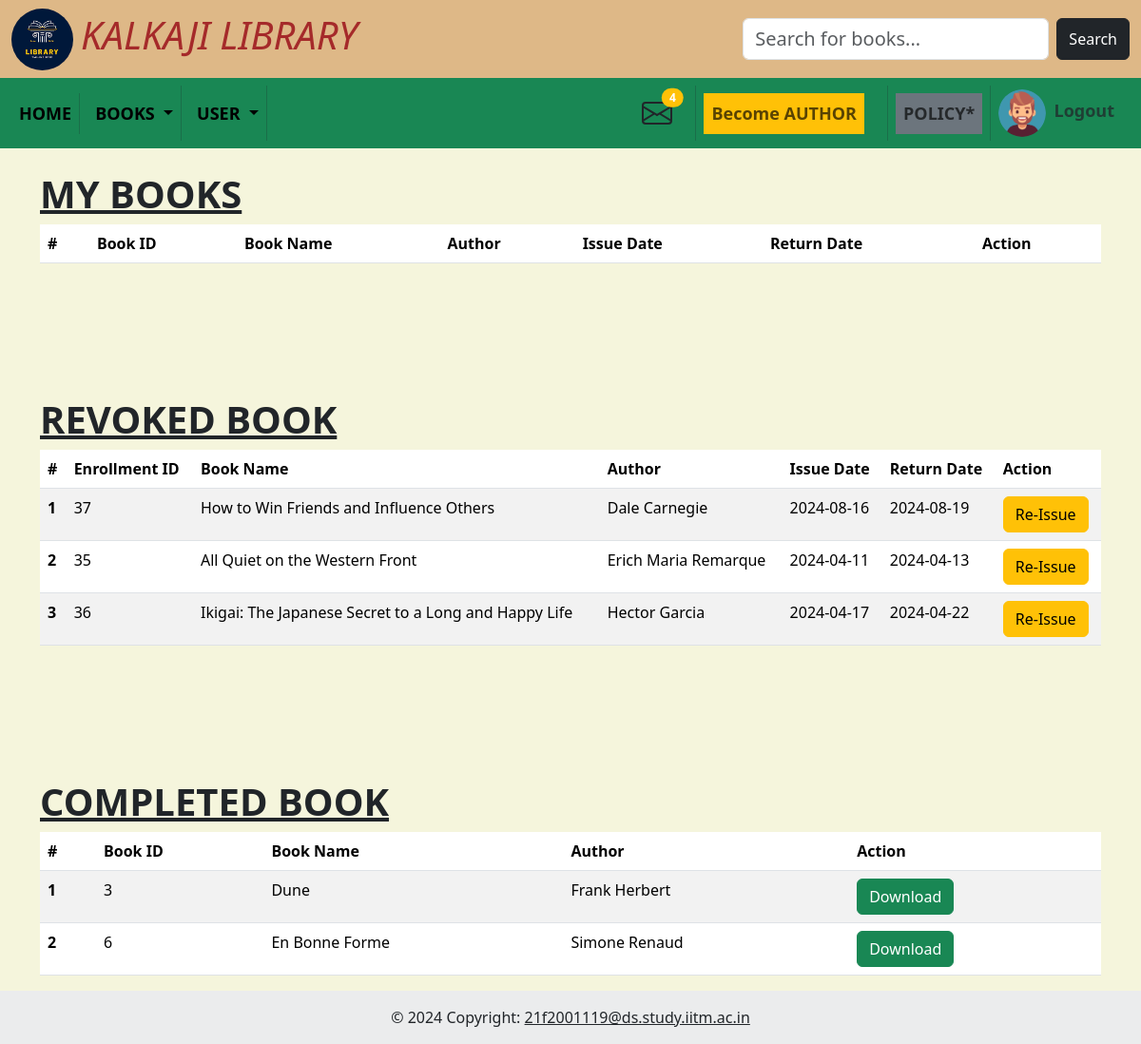
The app's page /my-book (signed in), older data.
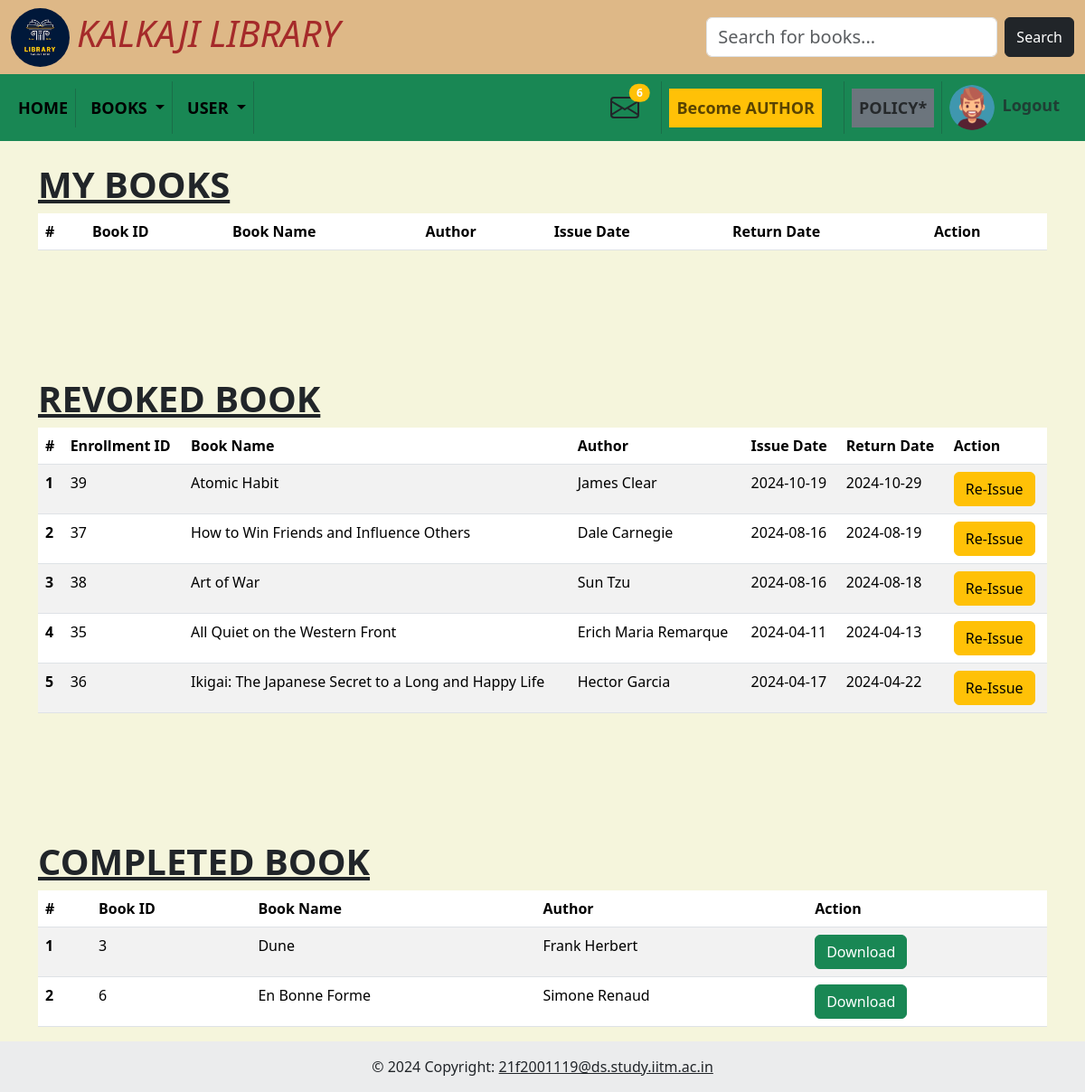
The same page, newer data.
### models/model.py (models this page shows)
class Enrollments(db.Model):
    __tablename__ = "enrollments"
    id = db.Column(db.Integer, autoincrement=True, primary_key=True)
    user_id = db.Column(db.Integer, db.ForeignKey("user.id"), nullable=False)
    book_id = db.Column(db.Integer, db.ForeignKey("book.id"), nullable=False)
    user = db.relationship("User", back_populates="enrollments")
    book = db.relationship("Book", back_populates="enrollments")
    issue_date = db.Column(db.Date)
    return_date = db.Column(db.Date)
    __table_args__ = (db.UniqueConstraint('user_id', 'book_id'),)

class Book(db.Model):
    __tablename__ = "book"
    id = db.Column(db.Integer, autoincrement=True, nullable=False, primary_key=True)
    isbn = db.Column(db.Integer, unique=True, nullable=False)
    name = db.Column(db.String, nullable=False)
    content = db.Column(db.String)
    author_name = db.Column(db.String)
    section = db.Column(db.Integer, db.ForeignKey("sections.id"), nullable=False)
    language = db.Column(db.String)
    date_added = db.Column(db.Date)
    rating = db.Column(db.Integer)
    enrollments = db.relationship("Enrollments", back_populates="book")
    ratings = db.relationship("Rating", backref="book")
    sections = db.relationship('Sections', backref='books')

### controllers/books.py (the view)
@app.route("/my-book")
def my_book():
    curr_date = date.today()
    user_id = session.get("user_id")
    enrolls = Enrollments.query.filter_by(user_id=user_id).all()
    valid_books = []
    not_valid = []
    for i in enrolls:
        if curr_date < i.return_date:
            valid_books.append(i)
        else:
            not_valid.append(i)
    comp_books = Status.query.filter_by(user_id=session.get('user_id')).all()
    books = []
    for i in comp_books:
        book = Book.query.get(i.book_id)
        books.append(book)
    return render_template("mybook.html", enrolls=valid_books, curr_date=curr_date, books=books, revoked=not_valid)

### controllers/admin.py (called while the page is built)
@app.before_request
def before_req():
    if "admin" not in session and request.endpoint in admin_routes:
        return redirect("/admin_login")
    elif "user_id" not in session and request.endpoint in user_routes:
        return redirect("/user_login")

### controllers/index.py (called while the page is built)
@app.context_processor
def inject_admin():
    admin1 = 1
    admin0 = 0
    req = Book_req.query.all()
    msg = Messages.query.filter_by(user_id=session.get('user_id')).all()
    return dict(admin1=admin1, admin0=admin0, req=len(req), msg=len(msg))

### templates/mybook.html (shortened to what this page needs)
{% include 'base.html' %}
<div class="container mt-4">
    <h1 class="fw-bold text-uppercase text-decoration-underline">My books</h1>
    <table class="table table-striped table-hover">
        <thead>
            <tr>
                <th scope="col">#</th>
                <th scope="col">Book ID</th>
                <th scope="col">Book Name</th>
                <th scope="col">Author</th>
                <th scope="col">Issue Date</th>
                <th scope="col">Return Date</th>
                <th scope="col">Action</th>
            </tr>
        </thead>
    </table>
</div>
{% if revoked|length > 0 %}
<div style="height: 100px;"></div>
<div class="container mt-4">
    <h1 class="fw-bold text-uppercase text-decoration-underline">Revoked Book</h1>
    <table class="table table-striped table-hover">
        <thead>
            <tr>
                <th scope="col">#</th>
                <th scope="col">Enrollment ID</th>
                <th scope="col">Book Name</th>
                <th scope="col">Author</th>
                <th scope="col">Issue Date</th>
                <th scope="col">Return Date</th>
                <th scope="col">Action</th>
            </tr>
        </thead>
        <tbody>
            {% for enroll in revoked %}
            <tr>
                <th scope="row">{{loop.index}}</th>
                <td>{{enroll.id}}</td>
                <td>{{enroll.book.name}}</td>
                <td>{{enroll.book.author_name}}</td>
                <td>{{enroll.issue_date}}</td>
                <td>{{enroll.return_date}}</td>
                <td>
                    <button type="button" class="btn btn-warning" data-bs-toggle="modal"
                        data-bs-target="#exampleModal{{ enroll.book.id }}" data-bs-whatever="@mdo">Re-Issue</button>
                </td>
                {% endfor %}
        </tbody>
    </table>
</div>
{% endif %}
<div style="height: 100px;"></div>
<div class="container mt-4">
    <h1 class="fw-bold text-uppercase text-decoration-underline">Completed Book</h1>
    <table class="table table-striped table-hover">
        <thead>
            <tr>
                <th scope="col">#</th>
                <th scope="col">Book ID</th>
                <th scope="col">Book Name</th>
                <th scope="col">Author</th>
                <th scope="col">Action</th>
            </tr>
        </thead>
        <tbody>
            {% for book in books %}
            <tr>
                <th scope="row">{{loop.index}}</th>
                <td>{{book.id}}</td>
                <td>{{book.name}}</td>
                <td>{{book.author_name}}</td>
                <td>
                    <a href="/download/{{book.id}}" class="btn btn-success">Download</a>
                </td>
                {% endfor %}
        </tbody>
    </table>
</div>
<footer class="bg-body-tertiary text-center text-lg-start">
    <div class="text-center p-3" style="background-color: rgba(0, 0, 0, 0.05);">
        © 2024 Copyright:
        <a class="text-body" href="mailto:21f2001119@ds.study.iitm.ac.in">21f2001119@ds.study.iitm.ac.in</a>
    </div>
</footer>
</body>
</html>

Row changes from the older to the newer data that the page shows:
added Enrollments: id "39", book.name "Atomic Habit", book.author_name "James Clear", issue_date "2024-10-19", return_date "2024-10-29"
added Enrollments: id "38", book.name "Art of War", book.author_name "Sun Tzu", issue_date "2024-08-16", return_date "2024-08-18"
Text that changed along with them:
{{ msg }}: "4" → "6"
